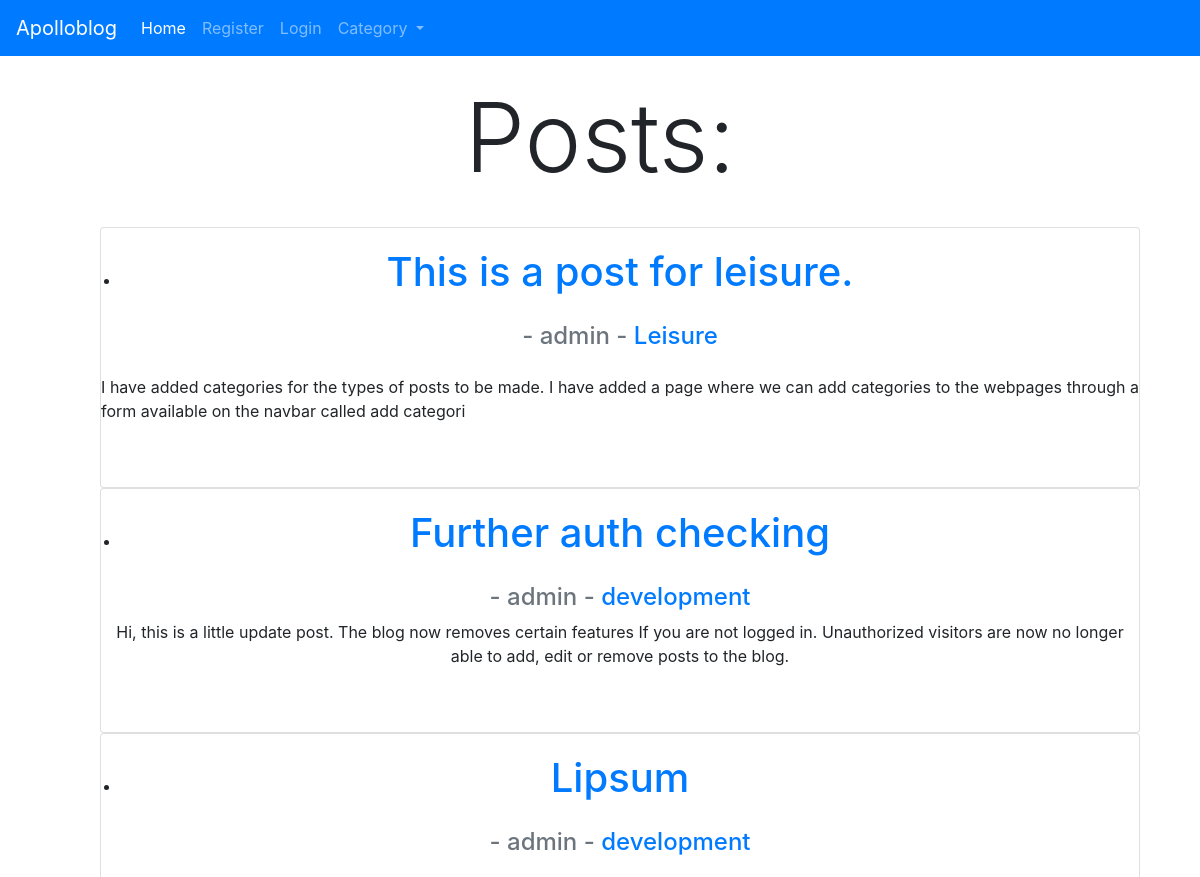
The app's page / (upper part), older data.
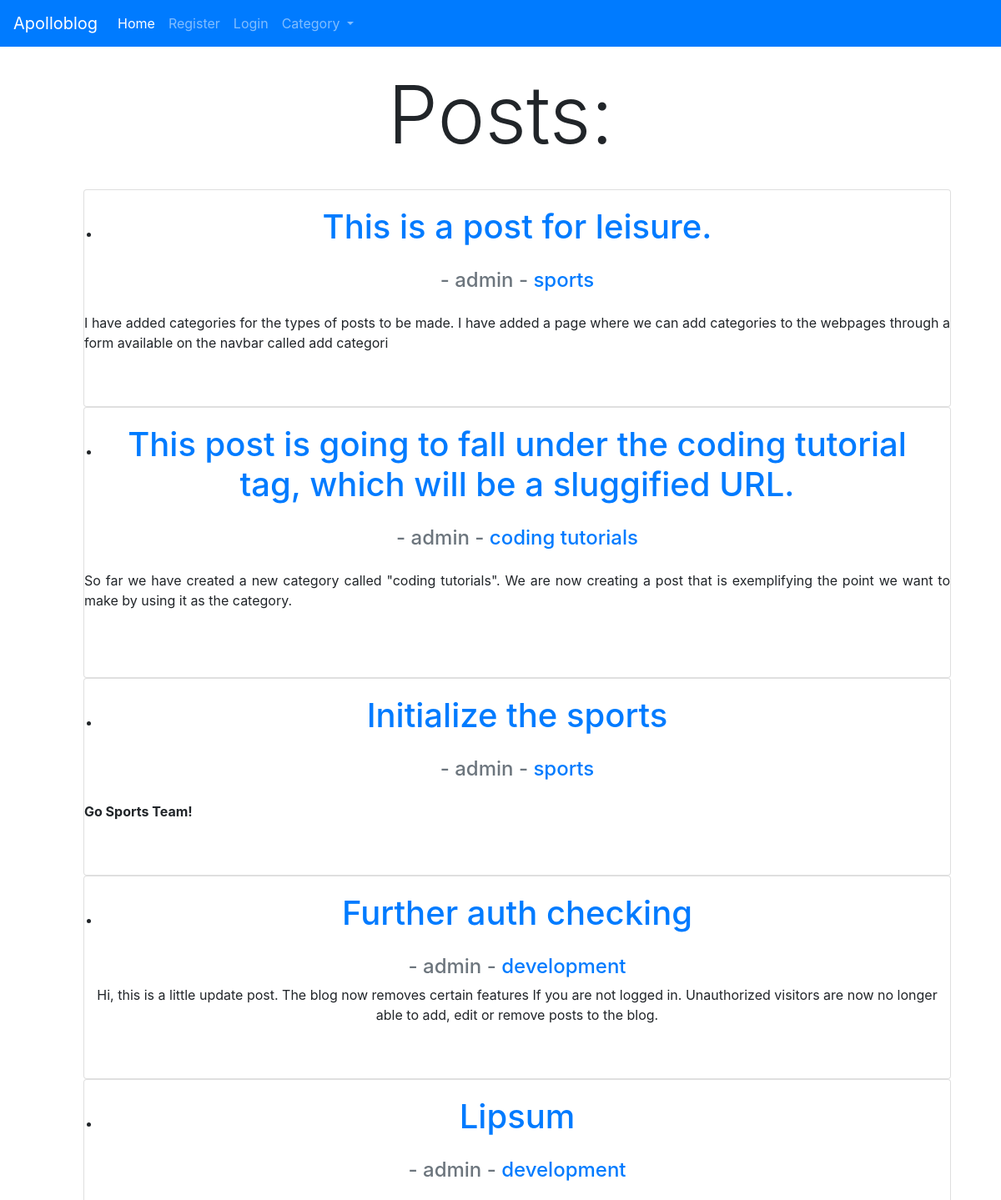
The same page, newer data.
### blogroot/models.py (models this page shows, shortened)
class Post(models.Model):
	title = models.CharField(max_length=255) #max char length
	title_tag = models.CharField(max_length=255)
	author = models.ForeignKey(User, null=True, on_delete=models.CASCADE)
	body = models.TextField() #input field for text
	name = "Apollo Blog"
	post_date = models.DateField(auto_now_add = True)
	category = models.CharField(max_length=255, default='development')
	likes = models.ManyToManyField(User, related_name='blog_posts')

### blogroot/views.py (the view)
# urls.py: path('', HomeView.as_view(), name='home'),
class HomeView(ListView): # pass in ListView
	model = Post #so our post will appear as a list on homepage
	template_name = 'home.html' #home.html template already created
	ordering = ['-post_date']
	def get_context_data(self, *args, **kwargs):
		cat_menu = Category.objects.all()
		context = super(HomeView, self).get_context_data(*args, **kwargs)
		context["cat_menu"] = cat_menu
		return context

### blogroot/models.py (called while the page is built)
	def __str__(self):
		return self.name

### blogroot/templates/home.html (shortened to what this page needs)
{% extends 'base.html' %}
{% block content %}
<body>
<div class="container-fluid">
<h1 class="display-1"align= center>Posts:</h1> <br />
<ul>
{% for post in object_list %}
<div class="card" align= center>
	<div class="card-body"align= center>
		<li><a  href="{% url 'article_detail' post.pk %}">
		<h1 class="card-title" align= center>{{ post.title }}</h1></a>
</div>
	 	<h4 class="card-subtitle mb-2 text-muted" align= center> - {{ post.author.username }} - <a href="{% url 'category' post.category|slugify %}"> {{ post.category }} </a></h4>
	 	<p class ="card-text" align= center> {{ post.body | slice:":200"|safe }} </p> <br />
	 </small>  <br />
</div>
{% endfor %}
</ul>
{% endblock %}

Row changes from the older to the newer data that the page shows:
changed Post "This is a post for leisure.": category "Leisure" → "sports"
added Post: title "This post is going to fall under the coding tutorial tag, which will be a sluggified URL.", author.username "admin", category "coding tutorials", body "So far we have created a new category called \"coding tutorials\". We are now creating a post that is exemplifying the point we want to make by using it as the category."
added Post: title "Initialize the sports", author.username "admin", category "sports", body "Go Sports Team!"
